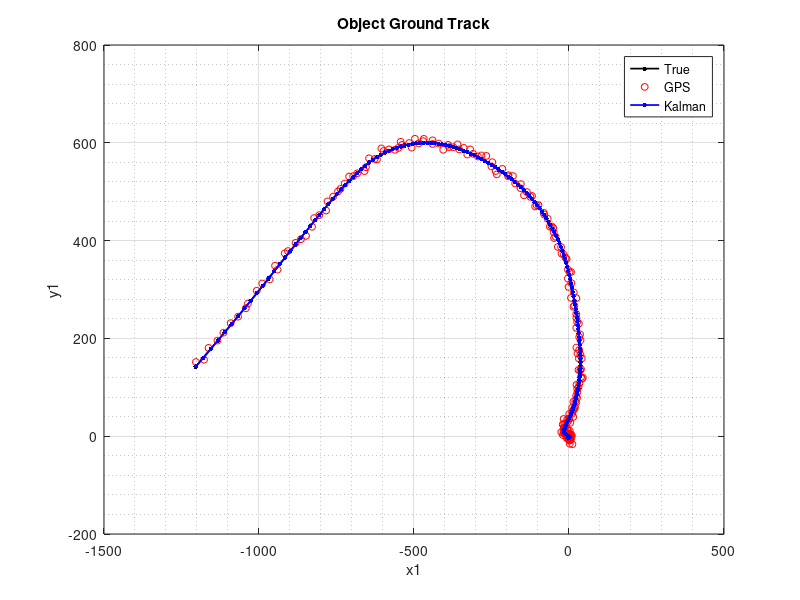
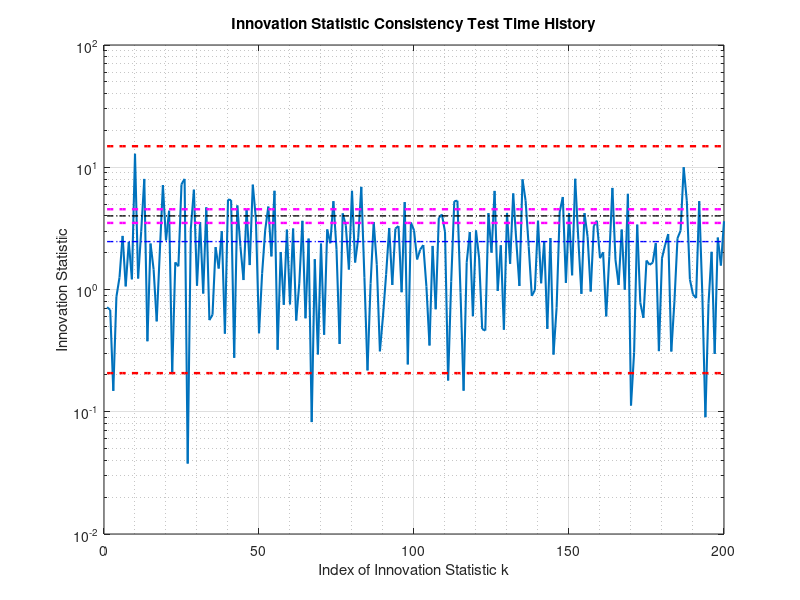
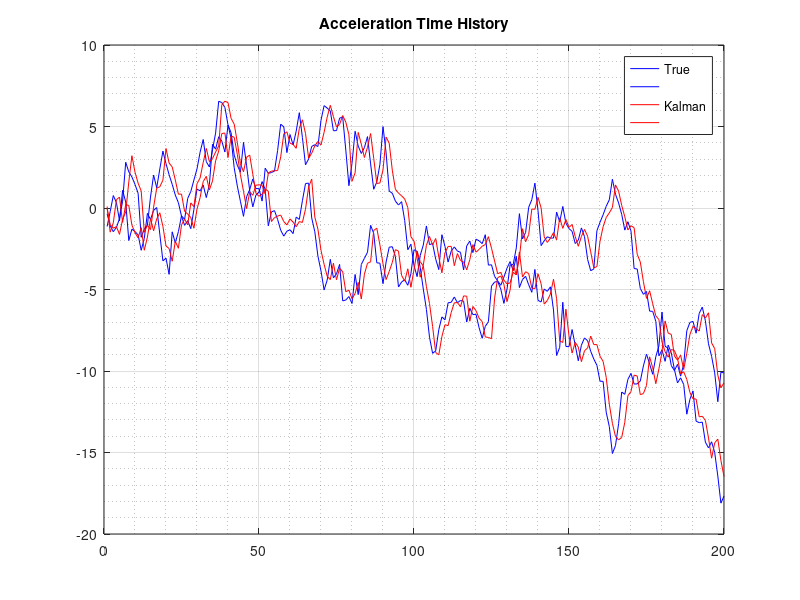
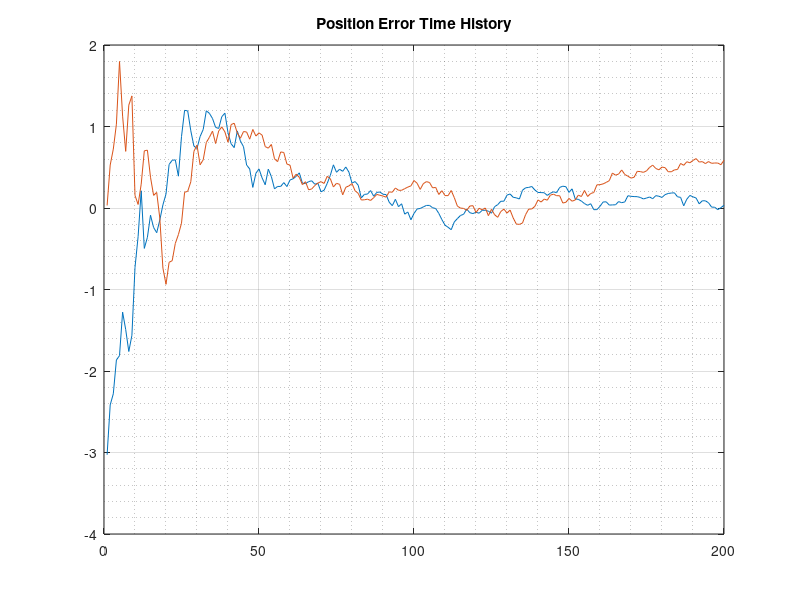

Source code (MATLAB) for these figures, in order:
%% Filter Process Noise Covariance Example
% 
% This script serves as a brief tutorial on tuning the Process Noise 
% Covariance for a Kalman Filter. Recall that the Kalman Filter is, for 
% linear processes, the optimal Maximum Likelihood and Minimum Mean 
% Squared Error estimator for the system described by:
% 
%   x(k+1) = F*x(k) + Gamma*v(k)        - State Transition
%   z(k+1) = H*x(k+1) + w(k+1)          - Measurement
% 
% In this example, a vehicle will be driving on a road in two dimensions.
% The vehicle state will be modeled as the x1 and x2 position, velocity,
% and acceleration components.
% 
% The point of this script is to show what it means that the Process Noise
% Covariance (Q) needs to be tuned. It's not like the Measurement Noise
% Covariance (R) that can be measured by taking the standard deviation of
% sensor errors. There are rules of thumb to guess Q, but beyond that
% there's no theoretical way to do it. I think that it would probably be a
% good problem for machine learning.
% 
% DEPENDENCIES
% zhist.mat
% xhist.mat
% 
% @author: Matt Marti
% @date: 2018-12-16

clear, clc


%% Governing System Parameters
% In this example, we'll assume we're measuring a car with a GPS. So the
% system will essentially be x and y positions, velocities, accelerations.
% The state will take the form:
% 
%   x(k) = [ x1; v1; a1; x2; v2; a2 ]
% 
% Measurements will take the form:
% 
%   z(k) = [ x1; v1; x2; v2 ]
% 
% Let the standard deviation of GPS be 5 meters for position, and 0.001 m/s
% for velocity. This is essentially a loosely coupled GPS Filter, meaning
% we are using position and velocity measurements instead of pseudorange
% and Doppler.

% Measurement Delta Time
dt = .2;

% F - State Transition Matrix
% x = [ x1; v1; a1; x2; v2; a2 ]
F = [ 1,  dt,  dt^2/2, 0,  0,   0      ; ...
      0,  1,   dt,     0,  0,   0      ; ...
      0,  0,   1,      0,  0,   0      ; ...
      0,  0,   0,      1,  dt,  dt^2/2 ; ...
      0,  0,   0,      0,  1,   dt     ; ...
      0,  0,   0,      0,  0,   1      ];

% H - Measurement Model
% z = [ x1; v1; x2; v2 ]
H = [ 1, 0, 0, 0, 0, 0 ;...
      0, 1, 0, 0, 0, 0 ;...
      0, 0, 0, 1, 0, 0 ;...
      0, 0, 0, 0, 1, 0 ];

% R - Measurement Noise Covariance
R = [ 5^2,  0,        0,    0       ; ...
      0,    0.001^2,  0,    0       ; ...
      0,    0,        5^2,  0       ; ...
      0,    0,        0,    0.001^2 ];


%% Process Noise
% These need to be chosen correctly to get better estimates. Try different
% values to see how they improve or worsen the Chi-Squared Distribution
% tests.
% 
% The way things are set up here, process noise affects velocity and
% acceleration.

% Gamma - Process Noise Gain
% This is the partial derivative of the state transition function with
% respect to the process noise terms. Essentially, it lets you add the
% process noise to the state. The purpose of this matrix is more obvious
% for non-linear functions and the Extended Kalman Filter.
Gamma = [ 0,  0,  0,  0 ; ...
          1,  0,  0,  0 ; ...
          0,  1,  0,  0 ; ...
          0,  0,  0,  0 ; ...
          0,  0,  1,  0 ; ...
          0,  0,  0,  1 ];

% Q - Process Noise Covariance
% This is the real important part. These values are assumed, and there's no
% solid theoretical way to get them. Hence, a machine learning technique
% could be used to guess them to get the filter to work right. Not knowning
% this matrix also extends to it's dimension. For example, here there is no
% prcoess noise for position, but whose to say the car isn't slipping? Is
% the noise correlated (elements off the diagonal)?
Q = [ 0.09,  0,  0,     0  ; ...
      0,     4,  0,     0  ; ...
      0,     0,  0.09,  0  ; ...
      0,     0,  0,     4  ];

% As an alternative, you can try to switch between the Q values below
% Q = 0.0001*Q;
% Q = 0.001*Q;
% Q = 0.01*Q;
% Q = 0.1*Q;
% Q = 10*Q;
% Q = 100*Q;
% Q = 1000*Q;
% Q = 10000*Q;
% Q = 0.001*eye(4);
% Q = 0.01*eye(4);
% Q = 0.1*eye(4);
% Q = 1*eye(4);
% Q = 10*eye(4);
% Q = 100*eye(4);
% Q = 1000*eye(4);


%% Run Filter on System

% Load measurement time history
load('zhist.mat');
N = size(zhist,2);

% Initial state estimate - assume we are starting from the first GPS
% measurement
xhat_0 = [ 0; 0; 0; 0; 0; 0 ];

% Initial Covariance estimate - This can be set pretty big and it will
% converge fast for a linear system. Don't want it to be too small if you
% think you're not accurate
P_0 = 10*eye(6);

% Preallocate data arrays
xhathist = zeros(6,N);
Phist = zeros(6,6,N);
epsilonhist = zeros(1,N);

% Initialize loop variables
xhat_k = xhat_0;
P_k = P_0;

% Run Filter
for kp1 = 1:N % Index by k+1
    
    % Dynamic Propagation - Predict the next state
    xbar_kp1 = F*xhat_k;
    Pbar_kp1 = F*P_k*(F') + Gamma*Q*(Gamma');
    
    % Obtain Measurement Data
    zkp1 = zhist(:,kp1);
    
    % Filter Innovation
    nu_kp1 = zkp1 - H*xbar_kp1;
    
    % Compute Kalman Gain
    S_kp1 = H*Pbar_kp1*(H') + R;
    invS_kp1 = inv(S_kp1);
    W_kp1 = Pbar_kp1*(H')*invS_kp1; %#ok
    
    % Measurement Update - Correct the prediction based on measurements
    xhat_kp1 = xbar_kp1 + W_kp1*nu_kp1;
    P_kp1 = Pbar_kp1 - W_kp1*S_kp1*(W_kp1');
    
    % Innovation Statistic
    epsilon_kp1 = (nu_kp1')*invS_kp1*nu_kp1; %#ok
    
    % Save data
    xhathist(:,kp1) = xhat_kp1;
    Phist(:,:,kp1) = P_kp1;
    epsilonhist(kp1) = epsilon_kp1;
    
    % Iterate
    xhat_k = xhat_kp1;
    P_k = P_kp1;
end


%% Chi-Squared Distribution Test for Filter Consistency
% This is what's known as a consistency test. It makes sure that the Filter
% Innovation is sampled from a Chi-Squared distribution of degree equal to 
% the number of elements of the measurement vector z. Essentially, this is
% what you use to tell that the Filter is working correctly (In the absence
% of truth data).

% "1% of points may lie outside these bounds"
alpha = 0.01;

% Chi-Squared Distribution Bounds for Innovation Statistic
% These are displayed as red lines on the Innovation Statistic Mean Time
% History. A certain percentage of points must lie within these bounds.
nz = 4; % Number of Measurements
r1nu = chi2inv(alpha/2, nz);
r2nu = chi2inv(1-alpha/2, nz);

% Chi-Squared Distribution Bounds for Innovation Statistic Mean
% These are displayed as magenta lines on the Consistency Test Time
% Hisotry. The mean value of the Innovation Statistic must lie within these
% bounds.
r1nu_mean = chi2inv(alpha/2, N*nz)/N;
r2nu_mean = chi2inv(1-alpha/2, N*nz)/N;

% Chi-squared distribution test
passcount = zeros(N,1);
for k = 1:N
    passcount(k) = (r1nu <= epsilonhist(k)) && (epsilonhist(k) <= r2nu);
end
passrate = 100*sum(passcount)/length(passcount);
pass = passrate >= 100*(1-alpha);

% Filter consistency can also be measured by running Monte-Carlo
% simulations. However, for this example, we are assuming we don't have the
% true state time history.

% Display whether filter passes consistency test
if pass
    fprintf('Filter passed consistency test\n');
else
    fprintf('Filter failed consistency test\n');
end
fprintf('Filter pass rate: %.2f\n', passrate);
fprintf('Mean Innovation Statistic falls within bounds: %d\n', ...
    r1nu_mean <= mean(epsilonhist) && mean(epsilonhist) <= r2nu_mean);


%% Plot State Estimates

% Load Truth Data
load xhist.mat

% Ground Track Plot
figure(1)
hold off
plot(xhist(1,:), xhist(4,:),'k.-', 'linewidth', 1.25, 'markersize', 10);
hold on
plot(zhist(1,:), zhist(3,:),'ro', 'markersize', 5);
plot(xhathist(1,:), xhathist(4,:),'b.-', 'linewidth', 1.25, 'markersize', 10);
title('Object Ground Track');
xlabel('x1');
ylabel('y1');
legend({'True', 'GPS','Kalman'});
grid on, grid minor

% Innovation Statistic Plot
figure(2);
hold off;
semilogy(epsilonhist', 'linewidth', 1.5);
hold on;
semilogy(r1nu*ones(size(epsilonhist)), 'r--', 'linewidth', 1.75);
semilogy(r2nu*ones(size(epsilonhist)), 'r--', 'linewidth', 1.75);
semilogy(r1nu_mean*ones(size(epsilonhist)), 'm--', 'linewidth', 1.75);
semilogy(r2nu_mean*ones(size(epsilonhist)), 'm--', 'linewidth', 1.75);
semilogy(mean(epsilonhist)*ones(size(epsilonhist)), 'b-.', ...
    'linewidth', 1);
semilogy(nz*ones(size(epsilonhist)), 'k-.', 'linewidth', 1);
hold off;
title('Innovation Statistic Consistency Test Time History');
ylabel('Innovation Statistic');
xlabel('Index of Innovation Statistic k');
grid on, grid minor;

% Acceleration Time History
figure(3);
hold off
plot(xhist([3,6],:)', 'b');
hold on
plot(xhathist([3,6],:)','r');
title('Acceleration Time History');
legend({'True', '', 'Kalman', ''});
grid on, grid minor

% Position Error
figure(4);
hold off
plot((xhathist([1,4],:) - xhist([1,4],:))');
title('Position Error Time History');
grid on, grid minor

% Velocity Error
figure(5);
hold off
plot((xhathist([2,5],:) - xhist([2,5],:))');
title('Velocity Error Time History');
grid on, grid minor

% Acceleration Error
figure(6);
hold off
plot((xhathist([3,6],:) - xhist([3,6],:))');
title('Acceleration Error Time History');
grid on, grid minor